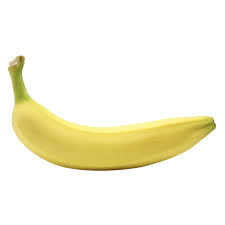
#> input picture manipulability/banana.jpeg, 225 x 225 px, found by its file name
$ python banana.py
#> lines starting #> are read from the running program, lines starting #| are printed output that depends on the picture; after the words box and inside, x2 and y2 are one past the last pixel; in counts of white or black regions, pixels touching at a corner belong together
import cv2
import math
import numpy as np
import rclpy

class WidthScanner:
    def __init__(self, coef, mx, my):
        self._imx = int(mx)
        self._imy = int(my)
        self.delta = -1 / coef[0]
        self.b = my - mx * self.delta

    def getX(self, y):
        x = (y - self.b) / self.delta
        return x

    def getPoints(self, binimg):
        h,w = binimg.shape
        # 中央線より上をスキャン
        x1 = 0
        y1 = 0
        for y in range(self._imy, 0, -1):
            x = int(self.getX(y))
            if binimg[y,x] == 0:
                break
            else:
                x1 = x
                y1 = y

        # 中央線より下をスキャン
        x2 = 0
        y2 = 0
        for y in range(self._imy, h, 1):
            x = int(self.getX(y))
            if binimg[y,x] == 0:
                break
            else:
                x2 = x
                y2 = y
        dist = math.sqrt((x1-x2)**2+(y1-y2)**2)
        return (x1,y1), (x2, y2), dist


def main():
    img = cv2.imread('/home/isrlab/colcon_ws/src/manipulability/manipulability/banana.jpeg', cv2.IMREAD_COLOR)
#> img is the input picture: shape (225, 225, 3); mean B, G, R 225.8, 244.7, 248
    gray = cv2.cvtColor(img, cv2.COLOR_BGR2GRAY)
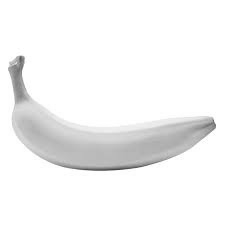
#> gray: shape (225, 225); min 69, max 255, mean 243.5
    _, bw = cv2.threshold(gray, 0, 255, cv2.THRESH_BINARY | cv2.THRESH_OTSU)
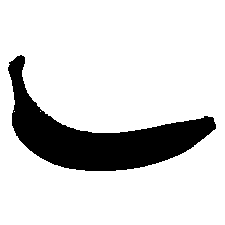
#> bw: shape (225, 225); 84% white; 1 black region, box (x1, y1, x2, y2) and area: (8, 55, 216, 171) 8103
    bw = cv2.bitwise_not(bw)

    # モルフォロジー変換
    kernel5x5 = cv2.getStructuringElement(cv2.MORPH_ELLIPSE, (5, 5))
    bw = cv2.morphologyEx(bw, cv2.MORPH_CLOSE, kernel5x5, iterations=2)
#> bw: shape (225, 225); 16% white; 1 white region, box (x1, y1, x2, y2) and area: (8, 55, 216, 171) 8113

    target_lb_id = 1

    # ラベリング
    nLabels, labelImages, data, center = cv2.connectedComponentsWithStats(bw)
#> nLabels = 2; data = [[0, 0, 225, 225, 42512], [8, 55, 208, 116, 8113]]; center = [[114.8, 107.3], [97.19, 136.4]]
    tobjx = data[target_lb_id, 0]
#> tobjx = 8
    tobjy = data[target_lb_id, 1]
#> tobjy = 55
    tobjw = data[target_lb_id, 2]
#> tobjw = 208
    tobjh = data[target_lb_id, 3]
#> tobjh = 116
    h, w = bw.shape[:2]
#> h = 225; w = 225
    btarget = np.zeros((h, w), np.uint8)
    btarget[labelImages == target_lb_id] = 255

    img_mrg = cv2.merge((btarget,btarget,btarget))
    res = cv2.bitwise_and(img,cv2.merge((btarget,btarget,btarget)) )
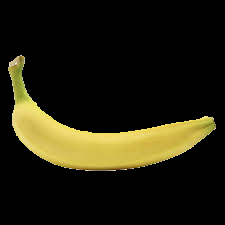
#> res: shape (225, 225, 3); mean B, G, R 14, 31, 34.1

    # 輪郭取得
    contours, _ = cv2.findContours(btarget, cv2.RETR_EXTERNAL, cv2.CHAIN_APPROX_SIMPLE)
    for i, cnt in enumerate(contours):
        cv2.drawContours(res,[cnt],0,(0,0,255),1)
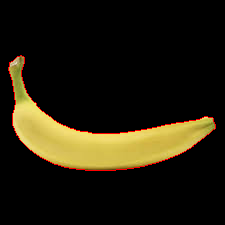
#> res: shape (225, 225, 3); 1.04% of pixels changed, all inside (x1, y1, x2, y2) = (8, 55, 216, 171)

    # 回帰計算
    ypts, xpts = np.where(btarget == 255)
    rv = np.polyfit(xpts ,ypts,  3)
    expr = np.poly1d(rv)
    for x in range(tobjx, tobjx+tobjw):
        v = expr(x)
        res[int(v),x,:] = (255,255,0)   # 曲線描画
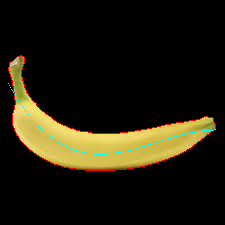
#> res: shape (225, 225, 3); 0.41% of pixels changed, all inside (x1, y1, x2, y2) = (8, 83, 216, 155)

    # ターゲットオブジェクト認識領域描画
    cv2.rectangle(res,(tobjx,tobjy),(tobjx+tobjw,tobjy+tobjh),(0,255,255),1)
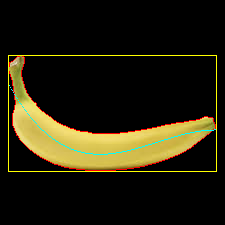
#> res: shape (225, 225, 3); 1.28% of pixels changed, all inside (x1, y1, x2, y2) = (8, 55, 217, 172)
    # 幅を測る
    offsetx = 10
    incx = 16
    cary = np.zeros((incx,), np.float32)
    carx = np.zeros((incx,), np.float32)
    lbno = 1
    for sx in range(tobjx+incx, tobjx+tobjw-incx, incx):
        cary = np.zeros((incx,), np.uint8)
        for x in range(sx, sx+incx):
            vy = expr(x)
            carx[sx-x] = x
            cary[sx-x] = vy
        rv1 = np.polyfit(carx ,cary,1)
        expr1 = np.poly1d(rv1)

        mx = sx + incx // 2
        my = expr(mx)

        # 直行を求める
        ex = WidthScanner(rv1, mx, my)
        spt, ept, dist = ex.getPoints(bw)
        cv2.line(res, (int(spt[0]), int(spt[1])), (int(ept[0]), int(ept[1])), (255,0,0), 1, lineType=cv2.LINE_AA)

        cv2.putText(res, str(lbno), (int(spt[0]-6), int(spt[1])-8), cv2.FONT_HERSHEY_SIMPLEX, 0.4, (0,255,255), 1,cv2.LINE_AA)
        print('%2d.直径 %.2f' % (lbno, dist))
        lbno += 1
#> this loop made 11 passes
#> (spt, ept, dist) on passes 1 to 11: ((42, 111), (16, 132), 33.42), ((58, 122), (34, 152), 38.42), ((73, 128), (54, 164), 40.71), ((85, 131), (75, 168), 38.33), ((97, 133), (94, 170), 37.12), ((109, 133), (114, 170), 37.34), ((123, 132), (132, 168), 37.11), ((139, 130), (149, 164), 35.44), ((155, 127), (165, 159), 33.53), ((172, 123), (180, 153), 31.05), ((189, 120), (194, 144), 24.52)
#|  1.直径 33.42
#|  2.直径 38.42
#|  3.直径 40.71
#|  4.直径 38.33
#|  5.直径 37.12
#|  6.直径 37.34
#|  7.直径 37.11
#|  8.直径 35.44
#> (further printed lines are left out)
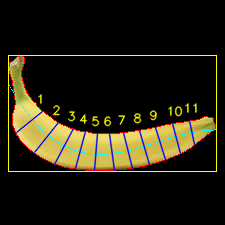
#> res: shape (225, 225, 3); 3.63% of pixels changed, all inside (x1, y1, x2, y2) = (16, 94, 198, 172)
#> after the loop, carx = [184, 199, 198, 197, 196, 195, 194, 193, 192, 191, 190, 189, 188, 187, 186, 185]; lbno = 12

    cv2.imshow('res', res)
    cv2.imshow('bw', bw)
    cv2.imshow('btarget', btarget)
    cv2.waitKey(0)

if __name__ == '__main__':
    main()
